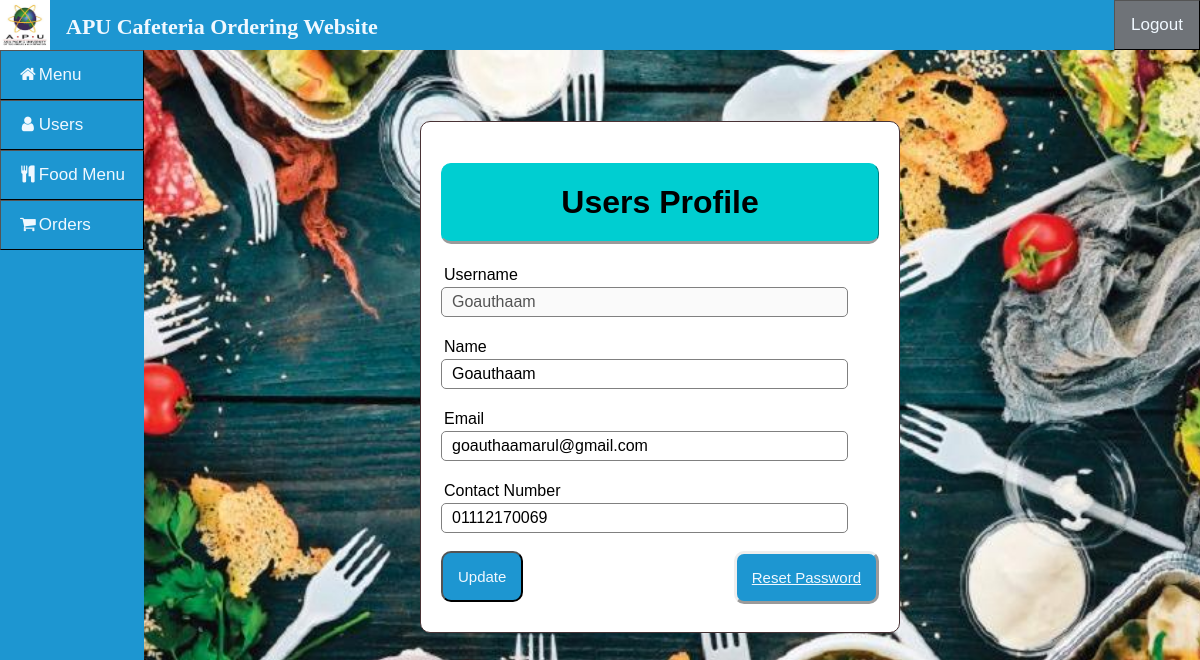
Page /Admin/UsersEdit.php?id=Goauthaam (signed in) on the committed database.
### tables this page shows
CREATE TABLE `users` (
  `username` varchar(50) NOT NULL,
  `password` varchar(255) NOT NULL,
  `name` varchar(255) NOT NULL,
  `email` varchar(255) NOT NULL,
  `Hp` varchar(99) NOT NULL,
  `type_user` varchar(255) NOT NULL,
  `ownerCategory` int(9) DEFAULT NULL
);

### Admin/UsersEdit.php (the view, shortened to what this page needs)
<?php
if(isset ($_SESSION["username"]))
{
	include "Header.php";
?>
<!DOCTYPE html>
<html>
<head>
	<link rel="stylesheet" type="text/css" href="../CSS/topNav.css">
</head>
<body>
<?php
	$name = $_GET["id"];
	$queryGet = "select * from users where username='".$name."'";
	$resultGet = mysqli_query($link,$queryGet);
	if(!$resultGet)
	{
		die ("Invalid Query - get Register List: ". mysqli_error($link));
	}
	else
	{?>
	<div class="wrapper">
		<div class="middle">
			<div class="contentnew">
			<form class = "content" style="position:absolute;width: 40%;" action="Update.php" name="EditForm" method="POST">
				<h1 class="header">Users Profile</h1>
				<?php	while($baris= mysqli_fetch_array($resultGet, MYSQLI_BOTH))	{?>
					<div class="input-group">
						<label>Username</label>
						<input type="text" name="username" value="<?php echo $baris['username']; ?>" disabled><br><br>
						<label>Name</label>
						<input type="text" name="name" value="<?php echo $baris['name']; ?>"><br><br>
						<label>Email</label>
						<input type="email" name="email" value="<?php echo $baris['email'] ?>"><br><br>
						<label>Contact Number</label>
						<input type="text" name="Hp" value="<?php echo $baris['Hp']; ?>"><br><br>
						<button style="position: relative;" type="submit" class="btn" name="staffAdm">Update</button>
						<a style="position: relative;float:right;" href="UsersReset.php?id=<?php echo $baris['username'];?>" class="btn"> Reset Password</a>
					</div> <?php	}?>
			</form>
			</div>
		</div>
	</div>
	<?php
		}
}
else {
	echo "No session exists or session has expired. Please log in again ";
	echo "Page will be redirect in 5 seconds";
	header('Location: ../Auth/Login.php');
}?>
</body>
</html>

### css/topNav.css (style rules this page uses)
* { box-sizing: border-box; }
body { margin: 0; font-family: Arial, Helvetica, sans-serif !important; background-image: url("bc5.jpg"); background-position: center; background-size: cover; background-attachment: fixed; position:absolute; top:10%; max-width: -webkit-fill-available; right: 0px; left: 0px; }
.wrapper { width: 100%; min-width: 1000px; }
h1, h2 { text-align:center; color:white; }
.header { width: auto; color: black; background:#00CED1; text-align: center; border: 1px solid #00CED1; border-bottom: none; border-radius: 10px 10px 10px 10px; border-style: outset; padding: 20px; }
.middle { width: 100%; position: relative; }
.middle:after { display: table; clear: both; content: ''; }
.contentnew { padding: 0 270px 0 270px; }
.content { position:fixed; top:10%; left:35%; width: 30%; margin: 0px auto; padding: 20px; border: 1px solid #483235; background: white; border-radius: 10px 10px 10px 10px; }
.input-group { margin: 10px 0px 10px 0px; }
.input-group label { display: block; text-align: left; margin: 3px; }
.input-group input { height: 30px; width: 93%; padding: 5px 10px; font-size: 16px; border-radius: 5px; border: 1px solid gray; }
.btn { padding: 15px; font-size: 15px; color: aliceblue; background:#1D96D1 ; border-style: outset; border-radius: 10px; cursor: pointer; }

### Admin/Header.php (style rules this page uses)
body { font-family: "Lato", sans-serif; }

### rows in the picture
users: username "Goauthaam", name "Goauthaam", email "goauthaamarul@gmail.com", Hp "01112170069"
